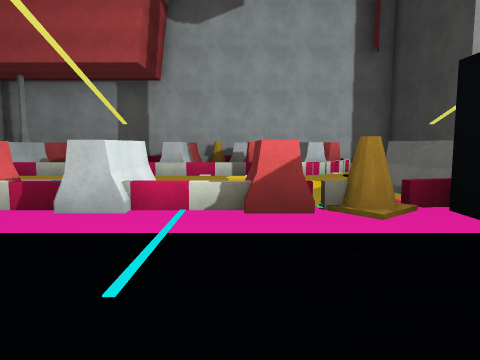
[1] (above)

13 first-person views from a walk through a 3-D level made in the Unity game engine. The camera is 1.4 m above the floor, tilts 6° down and sees 70° across. The floor is counted in squares, 2 m on a side. Each view is taken from the middle of a square. On the plan, view 1 faces up. The plan holds only what a view shows up to about 11 squares ahead; the rest is blank. The place goes on beyond the plan. Surface patterns are stand-ins for the level's own textures.

[2]
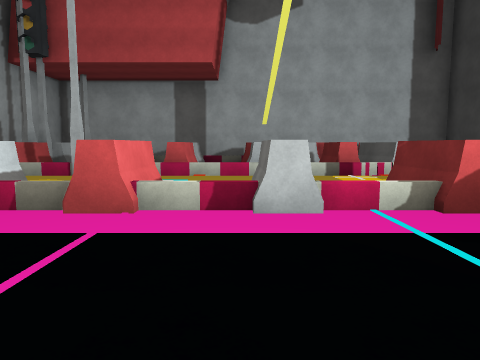

[3]
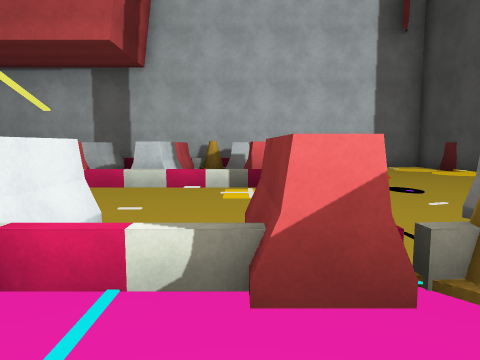

[4]
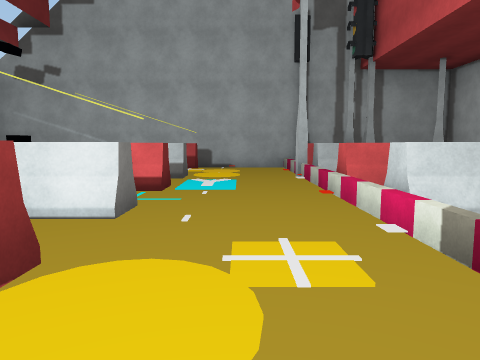

[5]
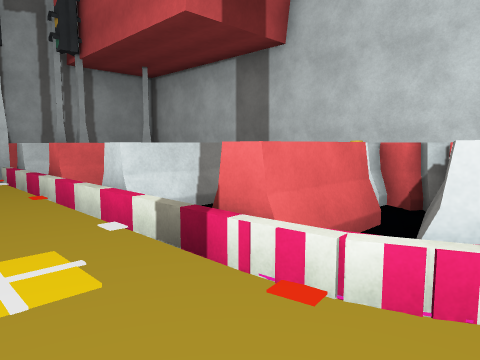

[6]
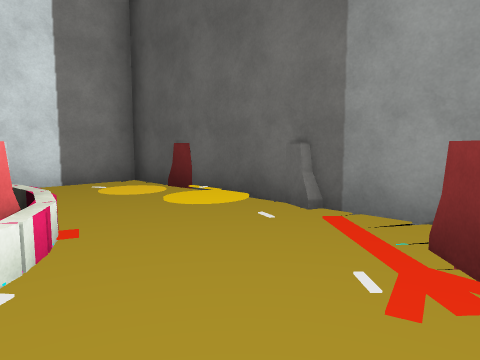

[7]
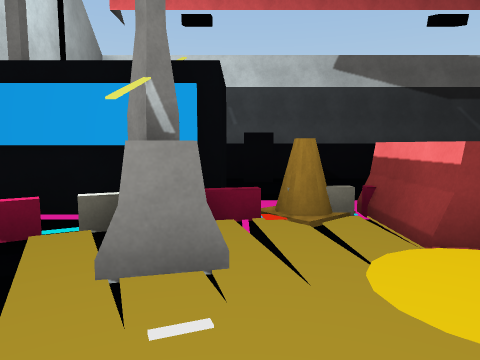

[8]
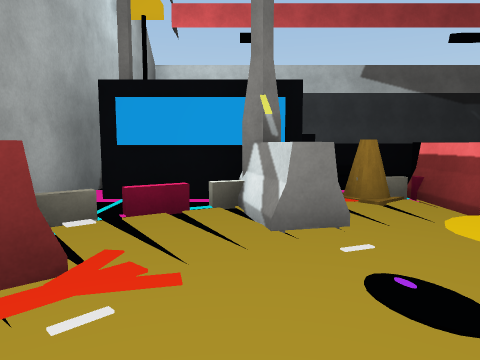

[9]
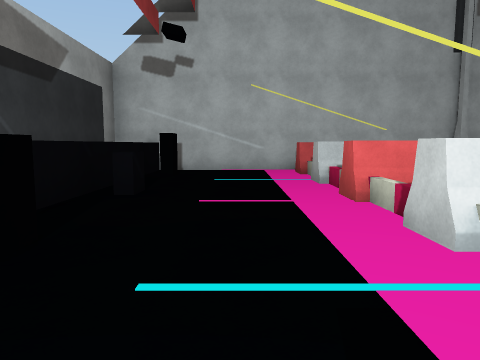

[10]
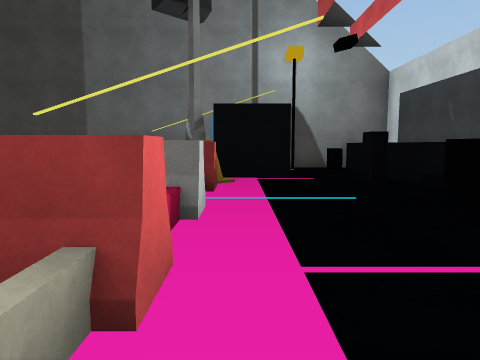

[11]
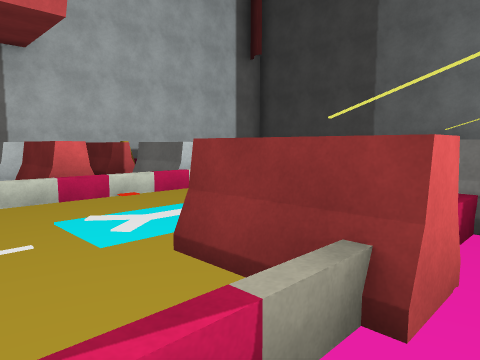

[12]
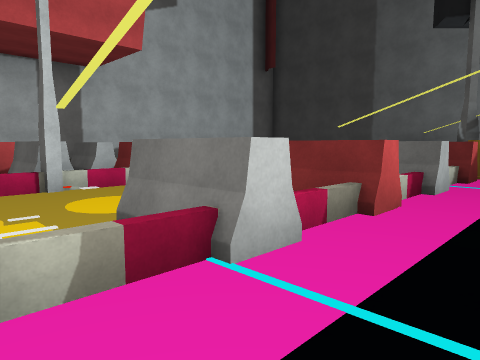

[13]
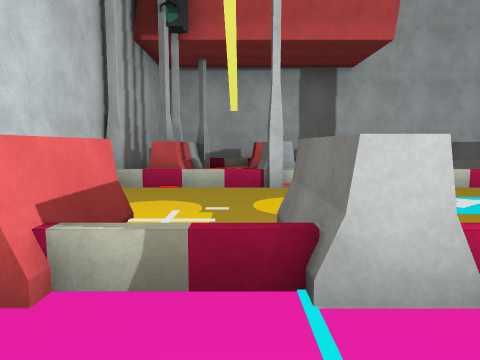

### Floor plan
Key: @ floor where view 1 was taken; # wall or solid block; . main floor; : floor 0.25 m higher than the main floor; / step, stairs or slope; = window, fence, low wall or low ledge; O other object.
Columns run from 9 left of view 1 to 6 right of it. Each row starts with its distance up from view 1.
 12              ..=
 11  #OOOOOOOOO ../O
 10  #OOOOOO##OO#./O
  9  ##########O#.:=
  8 ##O#O#OO#O#O...O
  7 #.........//...=
  6 #......../:..OO
  5  ......././O.##
  4  #OOO#OO#OO#O##
  3  ...........###
  2 # ..    ... # O
  1 #       O      #
  0        . @ # O #
 -1  ##############

Positions as (right, up) in squares from view 1, and headings:
1: (0, 0), facing up
2: (-2, 0), facing up
3: (0, 2), facing up
4: (2, 6), facing left
5: (2, 6), facing up-left
6: (2, 6), facing up-right
7: (2, 7), facing down
8: (3, 8), facing down
9: (1, 2), facing left
10: (-5, 3), facing right
11: (-5, 3), facing up-right
12: (-7, 2), facing up-right
13: (-6, 2), facing up
